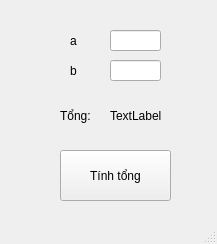
<?xml version="1.0" encoding="UTF-8"?>
<ui version="4.0">
 <class>MainWindow</class>
 <widget class="QMainWindow" name="MainWindow">
  <property name="geometry">
   <rect>
    <x>0</x>
    <y>0</y>
    <width>217</width>
    <height>244</height>
   </rect>
  </property>
  <property name="windowTitle">
   <string>MainWindow</string>
  </property>
  <widget class="QWidget" name="centralwidget">
   <widget class="QPushButton" name="pushButton">
    <property name="geometry">
     <rect>
      <x>60</x>
      <y>150</y>
      <width>111</width>
      <height>51</height>
     </rect>
    </property>
    <property name="text">
     <string>Tính tổng</string>
    </property>
   </widget>
   <widget class="QLabel" name="label_a">
    <property name="geometry">
     <rect>
      <x>70</x>
      <y>30</y>
      <width>21</width>
      <height>21</height>
     </rect>
    </property>
    <property name="text">
     <string>a</string>
    </property>
   </widget>
   <widget class="QLineEdit" name="lineEdit_inputA">
    <property name="geometry">
     <rect>
      <x>110</x>
      <y>30</y>
      <width>51</width>
      <height>21</height>
     </rect>
    </property>
   </widget>
   <widget class="QLineEdit" name="lineEdit_inputB">
    <property name="geometry">
     <rect>
      <x>110</x>
      <y>60</y>
      <width>51</width>
      <height>21</height>
     </rect>
    </property>
   </widget>
   <widget class="QLabel" name="label_b">
    <property name="geometry">
     <rect>
      <x>70</x>
      <y>60</y>
      <width>21</width>
      <height>21</height>
     </rect>
    </property>
    <property name="text">
     <string>b</string>
    </property>
   </widget>
   <widget class="QLabel" name="label_tong">
    <property name="geometry">
     <rect>
      <x>60</x>
      <y>100</y>
      <width>41</width>
      <height>31</height>
     </rect>
    </property>
    <property name="text">
     <string>Tổng:</string>
    </property>
   </widget>
   <widget class="QLabel" name="ket_qua">
    <property name="geometry">
     <rect>
      <x>110</x>
      <y>100</y>
      <width>61</width>
      <height>31</height>
     </rect>
    </property>
    <property name="text">
     <string>TextLabel</string>
    </property>
   </widget>
  </widget>
  <widget class="QStatusBar" name="statusbar"/>
 </widget>
 <resources/>
 <connections/>
</ui>
